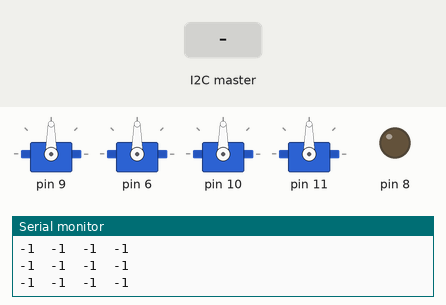
This sketch was run on a simulated Arduino Uno, built with avr-gcc and run on an emulated ATmega328P. On the bench: 4 × servo, output pins drawn as LEDs (lit = HIGH), the last lines printed to the serial monitor. The inputs (shaded band) are chosen by the test bench.

Above: at 0.2 s.
At 1.7 s:
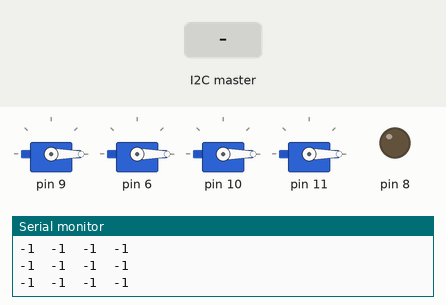
1.8 s: the I2C master sends ";"
At 2.1 s:
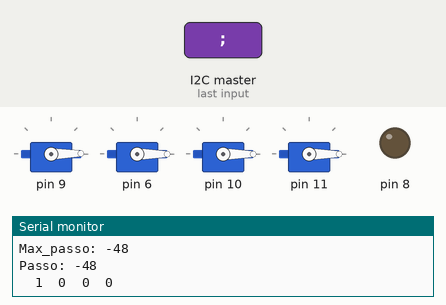
3.3 s: the I2C master sends the byte 1
4.8 s: the I2C master sends the byte 2
Timing chart, 0 to 7.8 s (numbered marks = the images above; inputs shaded):
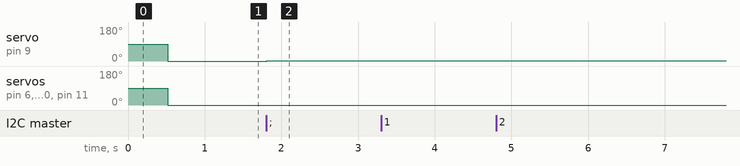

Measured:
- after the input at 1.8 s, servo on pin 9: 0° → 1° at once

The sketch:

Arduino.ino
```cpp
#include <Wire.h>
#include <Servo.h>
#include <EEPROM.h>

char payload[8];
char *valor;
int modo = 1; // onde 0 é run e 1 é program
int passos[10][4];
int passo = 0;
int max_passo = 0;
int x[4];
int adrrEsp = 10;
unsigned long int tempo;
bool b = true; // variável que decide se algo será printado no monitor serial
Servo servo; // base
Servo servo1; // mão
Servo servo2; // ângulo braço
Servo servo3; // Avanço braço
Servo servos[4] = {servo, servo1, servo2, servo3};

void conversaoPayload();
void salvarDados();
void lerDados();
void resetarDados();

void setup(){
  Wire.begin(4);
  Wire.onReceive(receiveEvent);

  if (b) {
    Serial.begin(9600);
    Serial.println();
    Serial.println("Programa Começando");
  }

  for (int i = 0; i < 10; i++){
    for (int j = 0; j < 4; j++){
      passos[i][j] = -1;
    }
  }

  lerDados();
  for (int i = 0; i < 4; i++){
    servos[i].write(90);
  }
  servos[0].attach(9);
  servos[1].attach(6);
  servos[2].attach(10);
  servos[3].attach(11);
  tempo = millis();
  pinMode(8, OUTPUT);
  for (int i = 0; i < 2; i++){
    digitalWrite(LED_BUILTIN, HIGH);
    delay(100);
    digitalWrite(LED_BUILTIN, LOW);
    delay(100);
  }
}

void loop(){
  digitalWrite(LED_BUILTIN, modo);
  if (millis() - tempo >= 10){
    tempo = millis();
    for (int i = 0; i < 4; i++){ // toda essa parte serve para suavização dos movimentos
      if (x[i] < passos[passo][i]) x[i] += 1;
      if (x[i] > passos[passo][i]) x[i] -= 1;
      servos[i].write(x[i]);
    }

    if (modo == 0) {
      if (b) {
        Serial.println();
        Serial.println("valores: ");
        for (int i = 0; i < 4; i++){
          Serial.print("\t");
          Serial.print(x[i]);
        }
      }

      if (x[0] == passos[passo][0] && x[1] == passos[passo][1] && x[2] == passos[passo][2] && x[3] == passos[passo][3]) {
        if (passo == max_passo) { // se chegou no último movimento
          passo = 0;
        } else { // se não, passa pro próximo
          passo++;
        }
        delay(500);
      }
    }
  }
}

void receiveEvent(int m){  // tratamento i2c
  byte i = 0;
  while(Wire.available()) {
    payload[i++] = Wire.read();
  }
  payload[i] = '\0';

  if (b) {
    Serial.println();
    Serial.print("Dado recebido: ");
    for (int i = 0; i < strlen(payload); i++){
      Serial.print(payload[i]);
    }
  }

  if (strcmp(payload, "pr") == 0){
    modo = 1;
  } else if (strcmp(payload, "run") == 0){
    modo = 0;
    passo = 0;
  } else if (strcmp(payload, "rs") ==  0){
    resetarDados();
  } else if (strcmp((char *)payload, "sv") == 0){
    salvarDados();
  } else if (strcmp((char *)payload, "rt") == 0){
    for (int i = 0; i < 10; i++){
      for (int j = 0; j < 4; j++){
        passos[i][j] = -1;
      }
    }
    passo = 0;
    max_passo = 0;
    resetarDados();
  }

  if (b){
    Serial.print("\nModo: ");
    Serial.println(modo);
    Serial.println();
  }

  if (payload[0] == 59){
    valor = (char *)payload;
    max_passo = valor[1] - '0';
    max_passo = valor[1] - '0';
    passo = valor[3] - '0';

    if (b){
      Serial.print("Max_passo: ");
      Serial.println(max_passo);
      Serial.print("Passo: ");
      Serial.println(passo);
    }

    if (passos[passo][0] == -1){ // essa parte serve para caso o valor do próximo passo não tenha sido configurado ainda, ele puxa ou do anterior, ou do passo da frente
      if (passo >= 1 && passos[passo-1][0] != -1){
        for (int i = 0; i < 4; i++){
          passos[passo][i] = passos[passo-1][i];
        }
      } else if (passo <= 9 && passos[passo+1][0] != -1){
        for (int i = 0; i < 4; i++){
          passos[passo][i] = passos[passo+1][i];
        }
      }
    }

  } else if (payload[1] == ';'){
     if (payload[0] == '1'){
      conversaoPayload();
      passos[passo][0] = atoi(valor);
     } else if (payload[0] == '2'){
      conversaoPayload();
      passos[passo][1] = atoi(valor);
     } else if (payload[0] == '3'){
      conversaoPayload();
      passos[passo][2] = atoi(valor);
     } else if (payload[0] == '4'){
      conversaoPayload();
      passos[passo][3] = atoi(valor);
     }
    if (b) Serial.println(passo);
  }

  if (b){
    for (int i = 0; i < 4; i++){
      Serial.print("\t");
      Serial.print(passos[passo][i]);
    }
  }
}

void conversaoPayload(){
  valor = (char *)payload;
  for (int i = 0; i < strlen(valor); i++){ // o valor é recebido no formato: "slider;valor", esse "for" isola o parâmetro "valor"
    if (i < strlen(valor)-1) {
      valor[i] = valor[i+2];
    } else {
      valor[i] = '\0';
    }
  }
}

void lerDados(){
  int linha = 0;
  int coluna = 0;
  int value;
  int z = 0;

  if (b) {
    Serial.println();
    Serial.println("Valores: ");
  }

  for (int i = 0; i < 10; i++){
    for (int j = 0; j < 4; j++){
      value = EEPROM.read(z);
      if (value == 255){
        passos[i][j] = -1;
      } else {
        passos[i][j] = value;
      }
      z++;
    }
  }

  if (b){
    for (int i = 0; i < 10; i++){
      Serial.println();
      for (int j = 0; j < 4; j++){
        Serial.print(passos[i][j]);
        Serial.print("\t");
      }
    }
  }
}

void salvarDados(){
  int z = 0;
  if (b){
    Serial.println();
    Serial.println("Salvando dados: ");
  }

  for (int i = 0; i < 10; i++){
    for (int j = 0; j < 4; j++){
      EEPROM.update(z, passos[i][j]);
      if (b){
        Serial.print(passos[i][j]);
        Serial.print("\t");
      }
      z++;
    }
  }
}

void resetarDados(){
  passos[passo][0] = 90;
  passos[passo][1] = 65;
  passos[passo][2] = 75;
  passos[passo][3] = 105;
}
```
